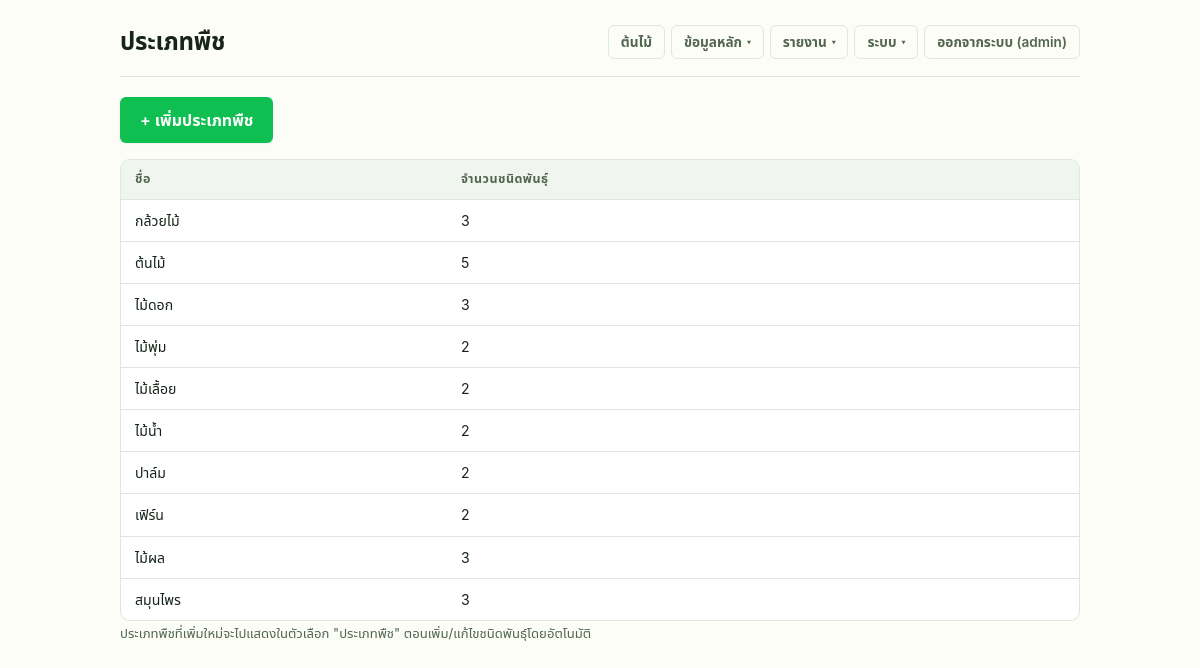
The app's page /admin/categories.php (signed in) with its own data.
### tables this page shows
CREATE TABLE categories (
    code       CHAR(3) PRIMARY KEY,
    name_th    VARCHAR(100) NOT NULL,
    name_en    VARCHAR(100) NULL,  
    name_zh    VARCHAR(100) NULL,
    created_at DATETIME NOT NULL DEFAULT CURRENT_TIMESTAMP
);

### includes/functions.php (called while the page is built, shortened)
<?php
function e(string $value): string
{
    return htmlspecialchars($value, ENT_QUOTES, 'UTF-8');
}

### admin/categories.php (the view, shortened to what this page needs)
<?php
$pdo = db();
$categories = $pdo->query(
    'SELECT c.*, (SELECT COUNT(*) FROM species s WHERE s.category_code = c.code) AS species_count
     FROM categories c ORDER BY c.code ASC'
)->fetchAll();
?>
<!doctype html>
<html lang="th">
<head>
<link rel="stylesheet" href="../public/assets/css/style.css">
</head>
<body>
<div class="admin-wrap">
  <div class="topbar">
    <h1>ประเภทพืช</h1>
    <?php require __DIR__ . '/_nav.php'; ?>
  </div>
  <p><a class="btn" href="category_form.php">+ เพิ่มประเภทพืช</a></p>
  <div class="table-scroll">
    <table>
      <thead>
        <tr><th>ชื่อ</th><th>จำนวนชนิดพันธุ์</th><th></th></tr>
      </thead>
      <tbody>
        <?php foreach ($categories as $c): ?>
        <tr>
          <td><?= e($c['name_th']) ?></td>
          <td><?= (int) $c['species_count'] ?></td>
          <td>
          </td>
        </tr>
        <?php endforeach; ?>
      </tbody>
    </table>
  </div>
  <p class="field-hint mb-lg">ประเภทพืชที่เพิ่มใหม่จะไปแสดงในตัวเลือก "ประเภทพืช" ตอนเพิ่ม/แก้ไขชนิดพันธุ์โดยอัตโนมัติ</p>
</div>
</body>
</html>

### admin/_nav.php (shortened to what this page needs)
<?php
$masterDataLinks = [];
if (can('zone.manage')) $masterDataLinks[] = ['zones.php', 'โซน'];
if (can('species.manage')) $masterDataLinks[] = ['species.php', 'ชนิดพันธุ์'];
if (can('category.manage')) $masterDataLinks[] = ['categories.php', 'ประเภทพืช'];
$reportLinks = [];
if (can('interest.view')) $reportLinks[] = ['interests.php', 'ความสนใจ'];
if (can('reports.export')) $reportLinks[] = ['reports.php', 'รายงาน'];
$systemLinks = [];
if (can('settings.manage')) $systemLinks[] = ['settings.php', 'ตั้งค่า'];
if (can('settings.manage')) $systemLinks[] = ['backup.php', 'สำรองข้อมูล'];
if (can('admin.manage')) $systemLinks[] = ['users.php', 'ผู้ใช้งาน'];
$navGroups = [
    'ข้อมูลหลัก' => $masterDataLinks,
    'รายงาน' => $reportLinks,
    'ระบบ' => $systemLinks,
];
?>
<nav class="admin-nav">
  <a class="btn-outline btn-sm" href="dashboard.php">ต้นไม้</a>
  <?php foreach ($navGroups as $groupLabel => $links): if (!$links) continue; ?>
    <details class="admin-nav-group">
      <summary class="btn-outline btn-sm"><?= e($groupLabel) ?></summary>
    </details>
  <?php endforeach; ?>
  <a class="btn-outline btn-sm" href="logout.php">ออกจากระบบ (<?= e($_SESSION['admin_username'] ?? '') ?>)</a>
</nav>

### public/assets/css/style.css (style rules this page uses)
:root { --green-50: #e6fbea; --green-100: #c3f5cd; --green-400: #2fe273; --green-500: #0fbf51; --green-600: #0a9c43; --green-700: #077a35; --amber-100: #fff2cf; --amber-600: #a66a00; --red-100: #ffe3e6; --red-600: #e01e42; --red-700: #c11536; --blue-100: #dcf0ff; --blue-600: #0d84e8; --gray-100: #f0f5f0; --bg: #fbfdf6; --card: #ffffff; --text: #16241a; --muted: #52664f; --faint: #839280; --border: #ddeadb; --radius-sm: 6px; --radius-md: 10px; --radius-lg: 16px; --shadow-sm: 0 1px 2px rgba(20, 30, 20, 0.06); --shadow-md: 0 4px 16px rgba(20, 30, 20, 0.08); --shadow-lg: 0 12px 32px rgba(20, 30, 20, 0.12); --font: -apple-system, BlinkMacSystemFont, "Segoe UI", Roboto, "Noto Sans Thai", Arial, sans-serif; --ease: cubic-bezier(0.4, 0, 0.2, 1); }
* { box-sizing: border-box; }
html { -webkit-text-size-adjust: 100%; }
body { margin: 0; font-family: var(--font); background: var(--bg); color: var(--text); line-height: 1.5; -webkit-font-smoothing: antialiased; }
a { color: inherit; }
.btn { display: inline-flex; align-items: center; justify-content: center; gap: 6px; padding: 11px 20px; border-radius: var(--radius-sm); border: none; background: var(--green-500); color: #fff; font-family: inherit; font-size: 1rem; font-weight: 600; cursor: pointer; text-decoration: none; transition: background 0.15s var(--ease), transform 0.08s var(--ease), box-shadow 0.15s var(--ease); box-shadow: var(--shadow-sm); }
.btn-outline { display: inline-flex; align-items: center; justify-content: center; gap: 6px; padding: 11px 20px; border-radius: var(--radius-sm); border: 1.5px solid var(--border); background: transparent; color: var(--muted); font-family: inherit; font-size: 1rem; font-weight: 600; cursor: pointer; text-decoration: none; transition: background 0.15s var(--ease), color 0.15s var(--ease), border-color 0.15s var(--ease); }
.btn-sm { padding: 6px 12px; font-size: 0.85rem; border-radius: var(--radius-sm); }
.admin-wrap { max-width: 1000px; margin: 24px auto 60px; padding: 0 20px; font-family: var(--font); }
.admin-wrap h1 { font-size: 1.5rem; font-weight: 800; letter-spacing: -0.01em; margin: 0; }
.admin-wrap .topbar { display: flex; justify-content: space-between; align-items: center; flex-wrap: wrap; gap: 12px; margin-bottom: 20px; padding-bottom: 16px; border-bottom: 1px solid var(--border); }
.admin-nav { display: flex; align-items: center; gap: 6px; flex-wrap: wrap; }
.admin-nav-group { position: relative; }
.admin-nav-group summary { list-style: none; display: inline-flex; align-items: center; gap: 5px; }
.admin-nav-group summary::after { content: "▾"; font-size: 0.65em; }
.table-scroll { overflow-x: auto; -webkit-overflow-scrolling: touch; border: 1px solid var(--border); border-radius: var(--radius-md); background: var(--card); }
.table-scroll table { min-width: 560px; }
.admin-wrap table { width: 100%; border-collapse: collapse; }
.admin-wrap th, .admin-wrap td { text-align: left; padding: 10px 14px; font-size: 0.88rem; }
.admin-wrap thead th { position: sticky; top: 0; background: var(--gray-100); color: var(--muted); font-weight: 700; font-size: 0.78rem; text-transform: uppercase; letter-spacing: 0.04em; border-bottom: 1px solid var(--border); }
.admin-wrap tbody tr { border-bottom: 1px solid var(--border); transition: background 0.1s var(--ease); }
.admin-wrap tbody tr:last-child { border-bottom: none; }
.admin-wrap td { color: var(--text); }
.field-hint { margin: 3px 0 0; font-size: 0.82rem; color: var(--muted); }
.mb-lg { margin-bottom: 24px; }

### records on screen
categories: name_th "กล้วยไม้", species_count "3"
categories: name_th "ต้นไม้", species_count "5"
categories: name_th "ไม้ดอก", species_count "3"
categories: name_th "ไม้พุ่ม", species_count "2"
categories: name_th "ไม้เลื้อย", species_count "2"
categories: name_th "ไม้น้ำ", species_count "2"
categories: name_th "ปาล์ม", species_count "2"
categories: name_th "เฟิร์น", species_count "2"
categories: name_th "ไม้ผล", species_count "3"
categories: name_th "สมุนไพร", species_count "3"

### other values on screen
$groupLabel "ข้อมูลหลัก"
$groupLabel "รายงาน"
$groupLabel "ระบบ"
$_SESSION['admin_username'] "admin"
